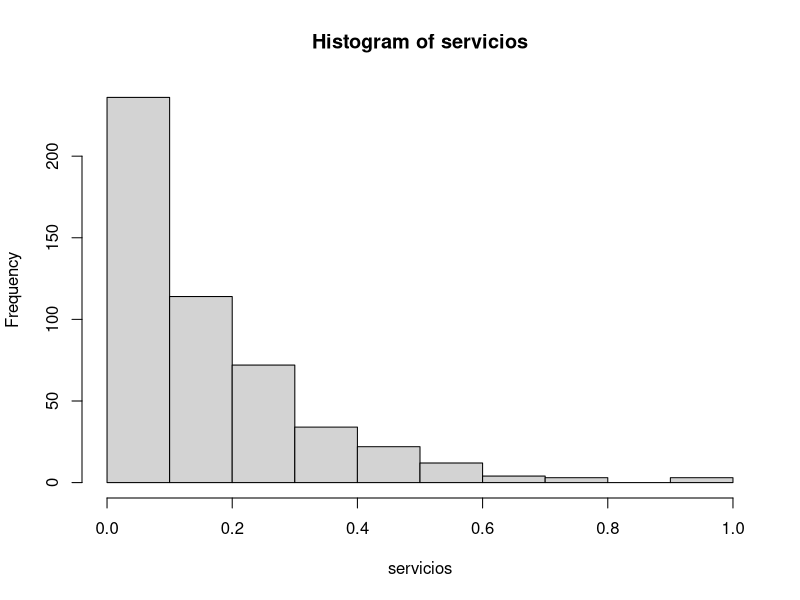
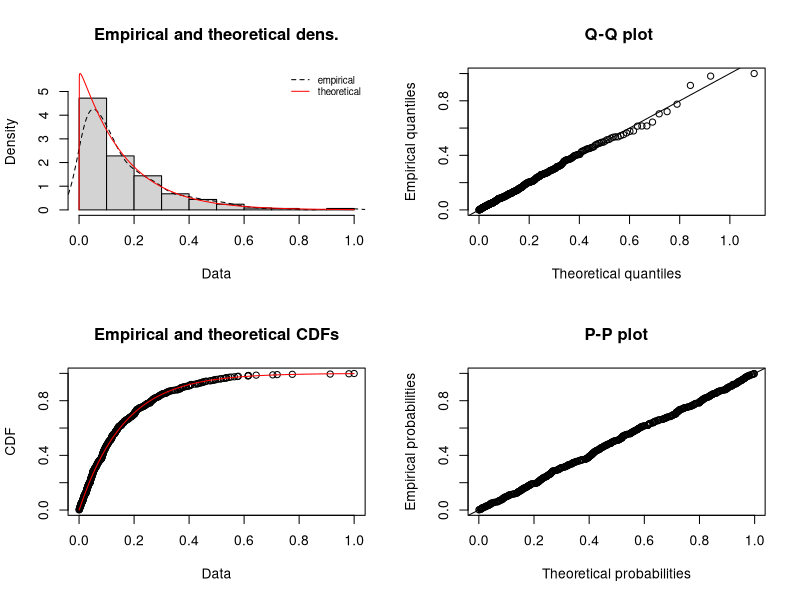

R code for these plots, in order:
# Import de la libreria
library(fitdistrplus)
# Lectura de los CSV
tiempos_servicio <- read.csv("tiempo_servicio.csv")
servicios_mean <- mean(tiempos_servicio$y)
print(servicios_mean)
print(sqrt(var(tiempos_servicio$y))/servicios_mean)
# Normalizacion de los datos entre [0, 1]
servicios = tiempos_servicio$y / max(tiempos_servicio$y)
# Graficación de los histogramas
hist(servicios, plot=TRUE)
# Obtencion de los parametros para "gamma"
ans_servicios <- fitdist(servicios, distr = "gamma", method = "mle")
print(summary(ans_servicios))
plot(ans_servicios, demp = TRUE)
print(ans_servicios$estimate)
